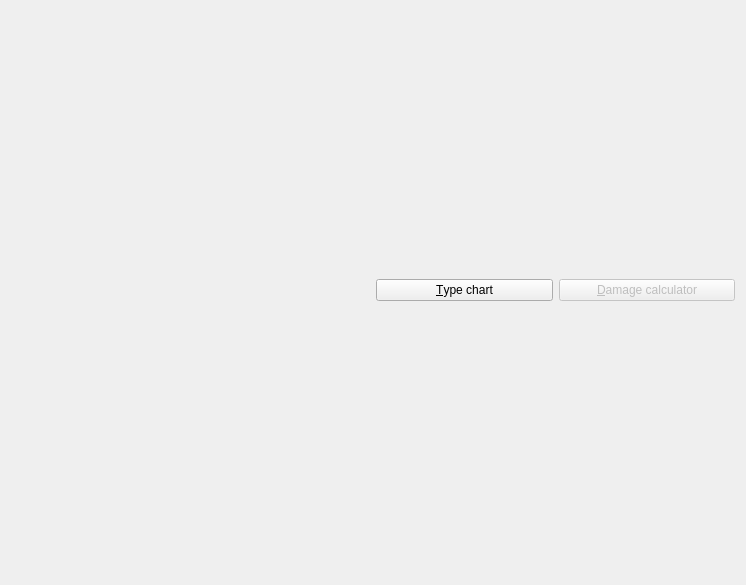
<?xml version="1.0" encoding="UTF-8"?>
<ui version="4.0">
 <class>Pokedex</class>
 <widget class="QWidget" name="Pokedex">
  <property name="geometry">
   <rect>
    <x>0</x>
    <y>0</y>
    <width>746</width>
    <height>585</height>
   </rect>
  </property>
  <property name="windowTitle">
   <string>Form</string>
  </property>
  <layout class="QHBoxLayout" name="horizontalLayout_2">
   <item>
    <layout class="QVBoxLayout" name="verticalLayout_2">
     <item>
      <widget class="QWidget" name="widget_2" native="true"/>
     </item>
     <item>
      <widget class="PokedexPokeSelection" name="widget_3" native="true"/>
     </item>
    </layout>
   </item>
   <item>
    <layout class="QVBoxLayout" name="verticalLayout">
     <item>
      <spacer name="verticalSpacer">
       <property name="orientation">
        <enum>Qt::Vertical</enum>
       </property>
       <property name="sizeHint" stdset="0">
        <size>
         <width>20</width>
         <height>40</height>
        </size>
       </property>
      </spacer>
     </item>
     <item>
      <layout class="QHBoxLayout" name="horizontalLayout">
       <item>
        <widget class="QPushButton" name="typeChart">
         <property name="text">
          <string>&amp;Type chart</string>
         </property>
        </widget>
       </item>
       <item>
        <widget class="QPushButton" name="damageCalculator">
         <property name="enabled">
          <bool>false</bool>
         </property>
         <property name="text">
          <string>&amp;Damage calculator</string>
         </property>
        </widget>
       </item>
      </layout>
     </item>
     <item>
      <widget class="QWidget" name="widget" native="true"/>
     </item>
     <item>
      <spacer name="verticalSpacer_2">
       <property name="orientation">
        <enum>Qt::Vertical</enum>
       </property>
       <property name="sizeHint" stdset="0">
        <size>
         <width>20</width>
         <height>40</height>
        </size>
       </property>
      </spacer>
     </item>
    </layout>
   </item>
  </layout>
 </widget>
 <customwidgets>
  <customwidget>
   <class>PokedexPokeSelection</class>
   <extends>QWidget</extends>
   <header location="global">teambuilder/pokedexpokeselection.h</header>
   <container>1</container>
  </customwidget>
 </customwidgets>
 <resources/>
 <connections/>
</ui>
